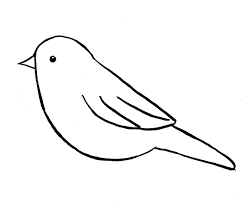
#> input picture Data/Images/40.png, 247 x 204 px, found by its file name
$ python friezepatterns.py
#> lines starting #> are read from the running program, lines starting #| are printed output that depends on the picture
import cv2
import numpy as np
from PIL import Image


# Load the image
img = cv2.imread("C:\\Users\\anant\\Desktop\\Patterns\\Images\\40.png")
#> img is the input picture: shape (204, 247, 3); min 0, max 255, mean 246.7
img1= Image.open("C:\\Users\\anant\\Desktop\\Patterns\\Images\\40.png")

#1. Hop
def hop_frieze_pattern(image):
    pattern_size = 5
    frieze1 = np.concatenate([image]*pattern_size, axis=1)
    cv2.imwrite("C:\\Users\\anant\\Desktop\\Patterns\\Hop\\40.jpg", frieze1)

#2. Sidle
def create_sidle_frieze_pattern(image):
    width, height = image.size
#> width = 247; height = 204
    frieze_pattern = Image.new("RGB", (width * 2, height))
#> frieze_pattern: PIL image 494x204 RGB; every value is 0
    frieze_pattern.paste(image, (0, 0))
    frieze_pattern.paste(image.transpose(Image.FLIP_LEFT_RIGHT), (width, 0))
    pattern_size = 5
    frieze2 = np.concatenate([frieze_pattern]*pattern_size, axis=1)
    cv2.imwrite("C:\\Users\\anant\\Desktop\\Patterns\\Sidle\\40.jpg", frieze2)

#3. Glide Pattern
def create_glide_frieze_pattern(image):
    width, height = image.size
#> width = 247; height = 204
    frieze_pattern = Image.new("RGB", (width * 2, height))
    frieze_pattern.paste(image, (0, 0))
    frieze_pattern.paste(image.transpose(Image.FLIP_TOP_BOTTOM), (width, 0))
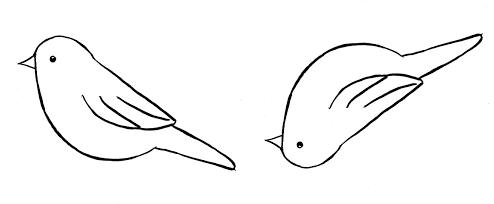
#> frieze_pattern: PIL image 494x204 RGB; min 0, max 255, mean 246.7
    pattern_size = 5
    frieze3 = np.concatenate([frieze_pattern]*pattern_size, axis=1)
    cv2.imwrite("C:\\Users\\anant\\Desktop\\Patterns\\Glide\\40.jpg", frieze3)

#4. Spinning Hop
def create_spinning_hop_frieze_pattern(image):
    n=5
    zero = np.zeros_like(image)
    img1 = cv2.vconcat([ image,  cv2.rotate(image,cv2.ROTATE_180)])
    img22 = cv2.vconcat([zero, cv2.flip(image, 0)])
    img2 = cv2.vconcat([image,  cv2.rotate(image,cv2.ROTATE_180)])
    img3 = cv2.hconcat([img1, img2])
    for i in range(n):
        frieze4 = cv2.hconcat([img3, img3])
    if i>0:
        frieze4 = cv2.hconcat([frieze4, img3])
    cv2.imwrite("C:\\Users\\anant\\Desktop\\Patterns\\SpinningHop\\40.jpg", frieze4)

#5 Jump
def create_jump_frieze_pattern(image):
    n = 5
    zero = np.zeros_like(image)
    img1 = cv2.vconcat([ image,  cv2.flip(image,0)])
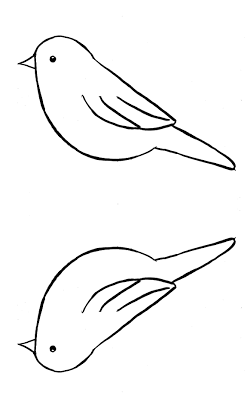
#> img1: shape (408, 247, 3); min 0, max 255, mean 246.7
    img2 = cv2.vconcat([image,  cv2.flip(image,0)])
    img3 = cv2.hconcat([img1, img2])
    for i in range(n):
     frieze5 = cv2.hconcat([img3, img3])
    if i>0:
        frieze5 = cv2.hconcat([frieze5, img3])
    cv2.imwrite("C:\\Users\\anant\\Desktop\\Patterns\\Jump\\40.jpg", frieze5)

#6. Spinning Jump
def create_spinning_jump_frieze_pattern(image):
    n = 5
    zero = np.zeros_like(image)
    img1 = cv2.vconcat([image, cv2.flip(image,0)])
    img3 = cv2.hconcat([img1, cv2.rotate(img1,cv2.ROTATE_180)])
    for i in range(n):
        frieze6 = cv2.hconcat([img3, img3])
    if i>0:
        frieze6 = cv2.hconcat([frieze6, img3])
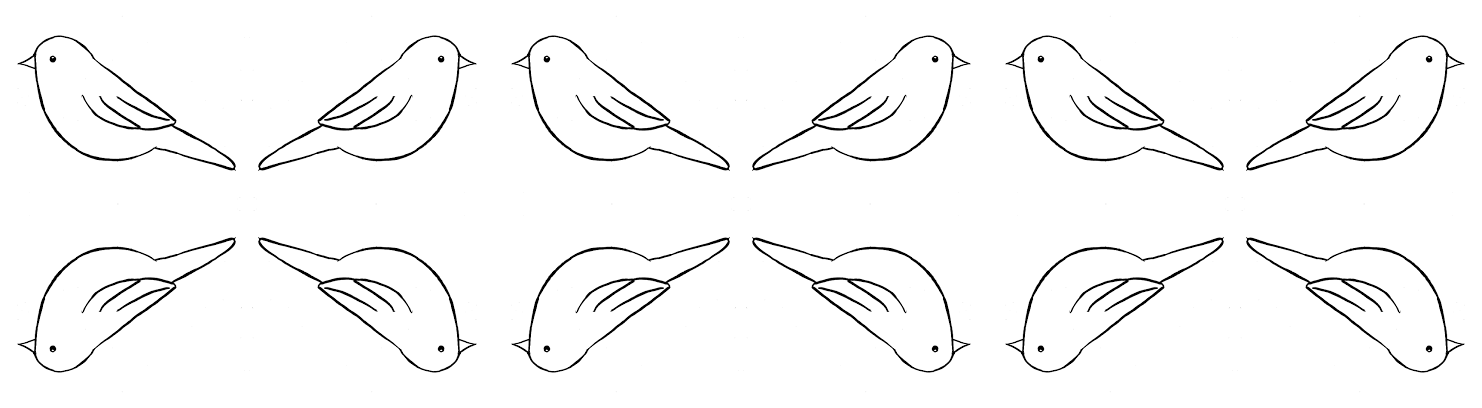
#> frieze6: shape (408, 1482, 3); min 0, max 255, mean 246.7
    cv2.imwrite('C:\\Users\\anant\\Desktop\\Patterns\\SpinningJump\\40.jpg', frieze6)

#2. SpinningSidle
def create_spinning_sidle_frieze_pattern(image):
    image = np.array(cv2.resize(image, (800, 800)))
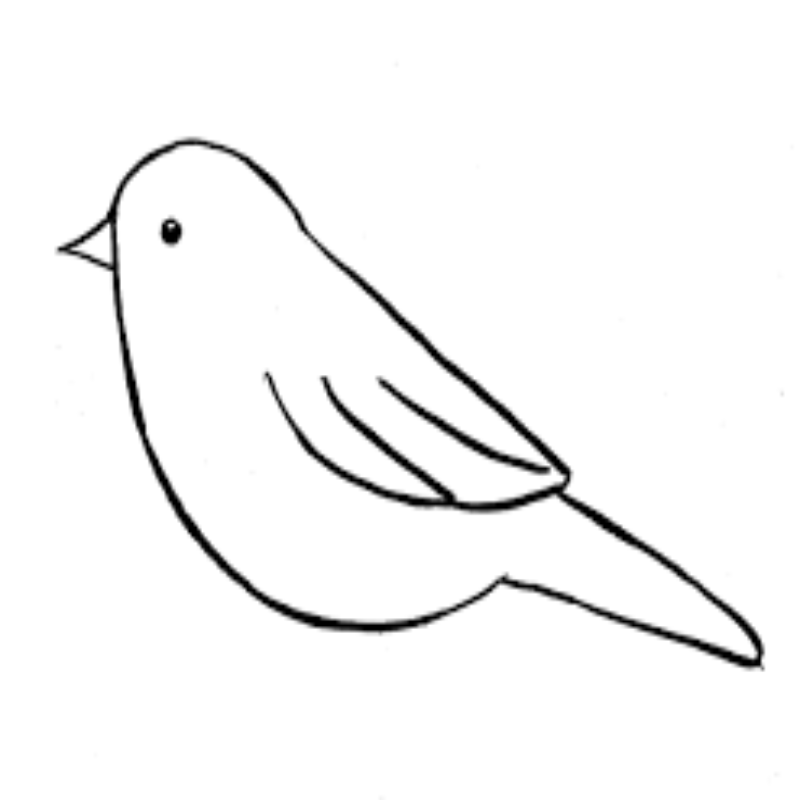
#> image: shape (800, 800, 3); min 0, max 255, mean 246.7
    n = 5
    zero = np.zeros_like(image)
    img1 = cv2.hconcat([image, cv2.flip(image,cv2.ROTATE_180)])
#> img1: shape (800, 1600, 3)
    img2 = cv2.hconcat([cv2.flip(img1,cv2.ROTATE_90_CLOCKWISE)])
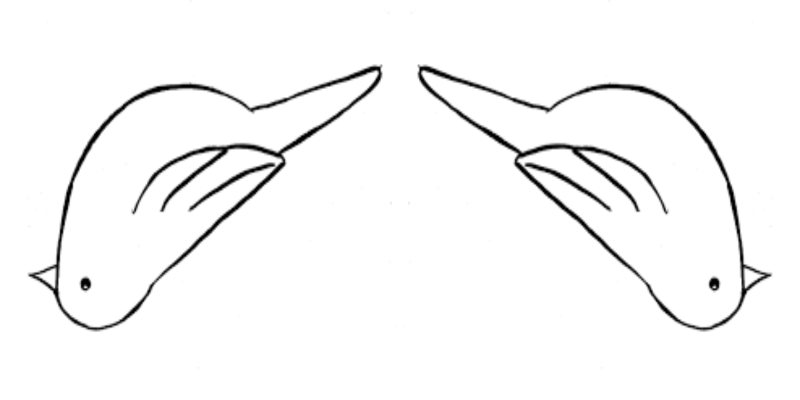
#> img2: shape (800, 1600, 3) (shown at 1/2 size); min 0, max 255, mean 246.7
    img3 = cv2.hconcat([img1, img2])
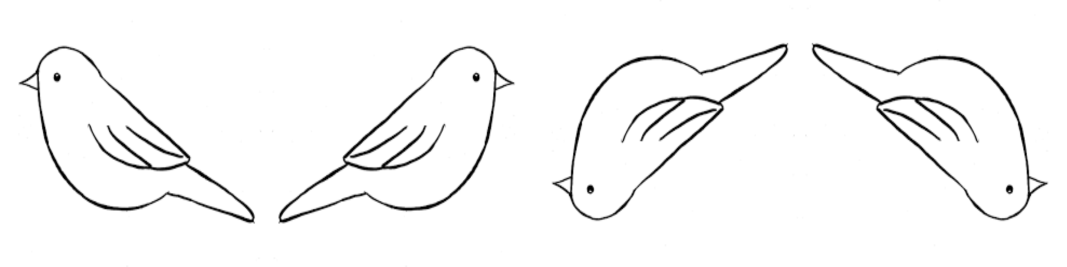
#> img3: shape (800, 3200, 3) (shown at 1/3 size); min 0, max 255, mean 246.7
    for i in range(n):
     frieze7 = cv2.hconcat([img3, img3])
    if i>0:
        frieze7 = cv2.hconcat([frieze7, img3])
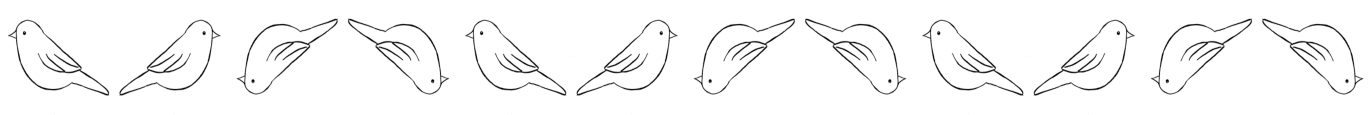
#> frieze7: shape (800, 9600, 3) (shown at 1/7 size); min 0, max 255, mean 246.7
    cv2.imwrite("C:\\Users\\anant\\Desktop\\Patterns\\SpinningSidle\\40.jpg", frieze7)

frieze1 = hop_frieze_pattern(img)
frieze2 = create_sidle_frieze_pattern(img1)
frieze3 = create_glide_frieze_pattern(img1)
frieze4 = create_spinning_hop_frieze_pattern(img)
frieze5 = create_jump_frieze_pattern(img)
frieze6 = create_spinning_jump_frieze_pattern(img)
frieze7 = create_spinning_sidle_frieze_pattern(img)

$ run again, with Data/Images/10.png copied over Data/Images/40.png
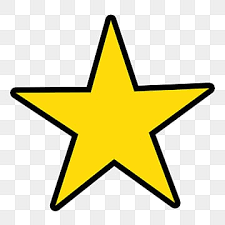
#> input picture Data/Images/10.png, 225 x 225 px, found by its file name
#> img is the input picture: shape (225, 225, 3); mean B, G, R 174.6, 220, 227.4
#> in create_spinning_sidle_frieze_pattern, `img3 = cv2.hconcat([img1, img2])`:
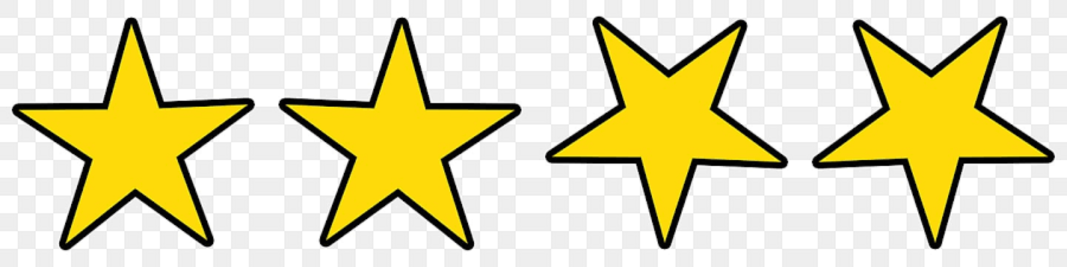
#> img3: shape (800, 3200, 3) (shown at 1/3 size); mean of channels 0, 1, 2 174.5, 219.9, 227.3; drawn as B, G, R
#> in create_spinning_sidle_frieze_pattern, `frieze7 = cv2.hconcat([frieze7, img3])`:
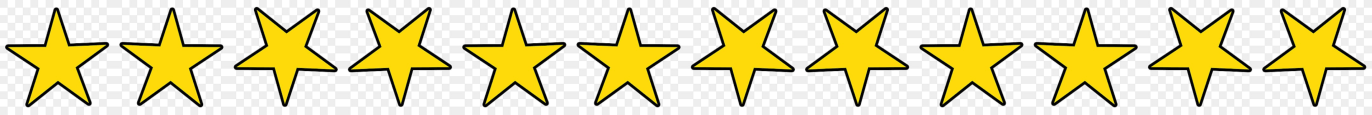
#> frieze7: shape (800, 9600, 3) (shown at 1/7 size); mean of channels 0, 1, 2 174.5, 219.9, 227.3; drawn as B, G, R

$ run again, with Data/Images/12.png copied over Data/Images/40.png
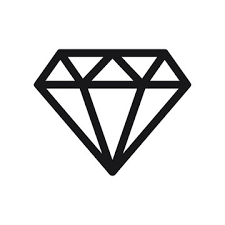
#> input picture Data/Images/12.png, 225 x 225 px, found by its file name
#> img is the input picture: shape (225, 225, 3); mean B, G, R 225.5, 225.3, 225.3
#> in create_spinning_sidle_frieze_pattern, `frieze7 = cv2.hconcat([frieze7, img3])`:
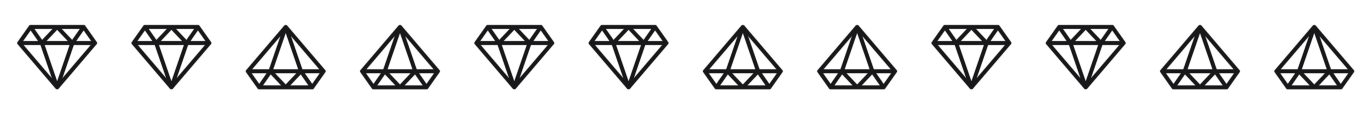
#> frieze7: shape (800, 9600, 3) (shown at 1/7 size); mean of channels 0, 1, 2 225.5, 225.3, 225.3; drawn as B, G, R
